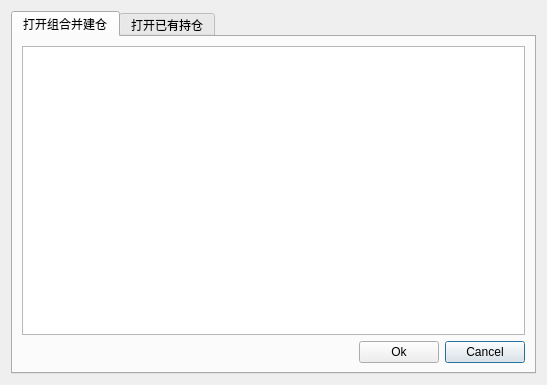
<?xml version="1.0" encoding="UTF-8"?>
<ui version="4.0">
 <class>Dialog</class>
 <widget class="QDialog" name="Dialog">
  <property name="geometry">
   <rect>
    <x>0</x>
    <y>0</y>
    <width>547</width>
    <height>385</height>
   </rect>
  </property>
  <property name="windowTitle">
   <string>Dialog</string>
  </property>
  <layout class="QGridLayout" name="gridLayout">
   <item row="0" column="1">
    <widget class="QTabWidget" name="tabWidget">
     <property name="currentIndex">
      <number>0</number>
     </property>
     <widget class="QWidget" name="tab">
      <attribute name="title">
       <string>打开组合并建仓</string>
      </attribute>
      <layout class="QGridLayout" name="gridLayout_2">
       <item row="1" column="0" colspan="2">
        <spacer name="horizontalSpacer">
         <property name="orientation">
          <enum>Qt::Horizontal</enum>
         </property>
         <property name="sizeHint" stdset="0">
          <size>
           <width>40</width>
           <height>20</height>
          </size>
         </property>
        </spacer>
       </item>
       <item row="0" column="0" colspan="4">
        <widget class="QTableView" name="ptftable">
         <property name="selectionMode">
          <enum>QAbstractItemView::SingleSelection</enum>
         </property>
         <property name="selectionBehavior">
          <enum>QAbstractItemView::SelectRows</enum>
         </property>
        </widget>
       </item>
       <item row="1" column="3">
        <widget class="QPushButton" name="ptfcancelbtn">
         <property name="sizePolicy">
          <sizepolicy hsizetype="Fixed" vsizetype="Fixed">
           <horstretch>0</horstretch>
           <verstretch>0</verstretch>
          </sizepolicy>
         </property>
         <property name="text">
          <string>Cancel</string>
         </property>
        </widget>
       </item>
       <item row="1" column="2">
        <widget class="QPushButton" name="ptfokbtn">
         <property name="sizePolicy">
          <sizepolicy hsizetype="Fixed" vsizetype="Fixed">
           <horstretch>0</horstretch>
           <verstretch>0</verstretch>
          </sizepolicy>
         </property>
         <property name="text">
          <string>Ok</string>
         </property>
        </widget>
       </item>
      </layout>
     </widget>
     <widget class="QWidget" name="tab_2">
      <attribute name="title">
       <string>打开已有持仓</string>
      </attribute>
      <layout class="QGridLayout" name="gridLayout_3">
       <item row="0" column="0" colspan="4">
        <widget class="QTableView" name="postable">
         <property name="selectionMode">
          <enum>QAbstractItemView::SingleSelection</enum>
         </property>
         <property name="selectionBehavior">
          <enum>QAbstractItemView::SelectRows</enum>
         </property>
        </widget>
       </item>
       <item row="1" column="0" colspan="2">
        <spacer name="horizontalSpacer_2">
         <property name="orientation">
          <enum>Qt::Horizontal</enum>
         </property>
         <property name="sizeHint" stdset="0">
          <size>
           <width>340</width>
           <height>20</height>
          </size>
         </property>
        </spacer>
       </item>
       <item row="1" column="2">
        <widget class="QPushButton" name="posokbtn">
         <property name="sizePolicy">
          <sizepolicy hsizetype="Fixed" vsizetype="Fixed">
           <horstretch>0</horstretch>
           <verstretch>0</verstretch>
          </sizepolicy>
         </property>
         <property name="text">
          <string>Ok</string>
         </property>
        </widget>
       </item>
       <item row="1" column="3">
        <widget class="QPushButton" name="poscancelbtn">
         <property name="sizePolicy">
          <sizepolicy hsizetype="Fixed" vsizetype="Fixed">
           <horstretch>0</horstretch>
           <verstretch>0</verstretch>
          </sizepolicy>
         </property>
         <property name="text">
          <string>Cancel</string>
         </property>
        </widget>
       </item>
      </layout>
     </widget>
    </widget>
   </item>
  </layout>
 </widget>
 <resources/>
 <connections/>
</ui>
